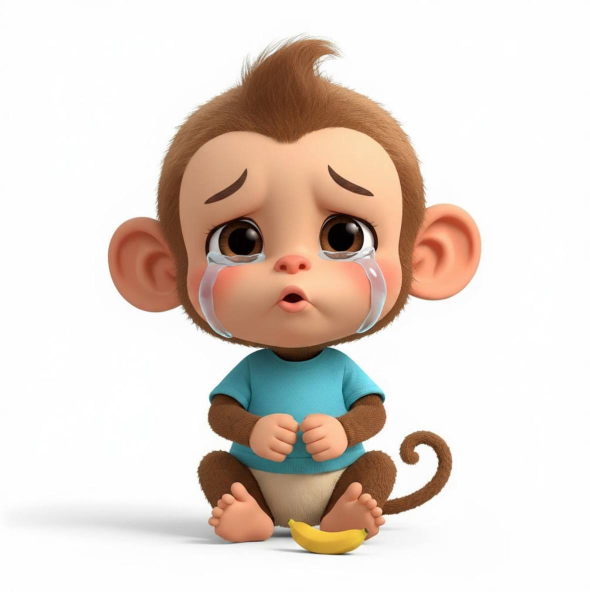
#> input picture characters/img/mimi/crying_sitting.jpg, 1179 x 1184 px (shown at 1/2 size)
$ python cutout.py ../../characters/img/mimi/crying_sitting.jpg ../../characters/img/mimi/happy_sitting.jpg
#> lines starting #> are read from the running program, lines starting #| are printed output that depends on the picture; after the words box and inside, x2 and y2 are one past the last pixel; in counts of white or black regions, pixels touching at a corner belong together
import sys, numpy as np
from PIL import Image, ImageFilter
from collections import deque
src, outdir = sys.argv[1], sys.argv[2]
im = np.asarray(Image.open(src).convert('RGB')).astype(np.int16)
H, W, _ = im.shape
#> H = 1184; W = 1179
mn = im.min(2); mx = im.max(2)
#> after `mn = im.min(2)`:
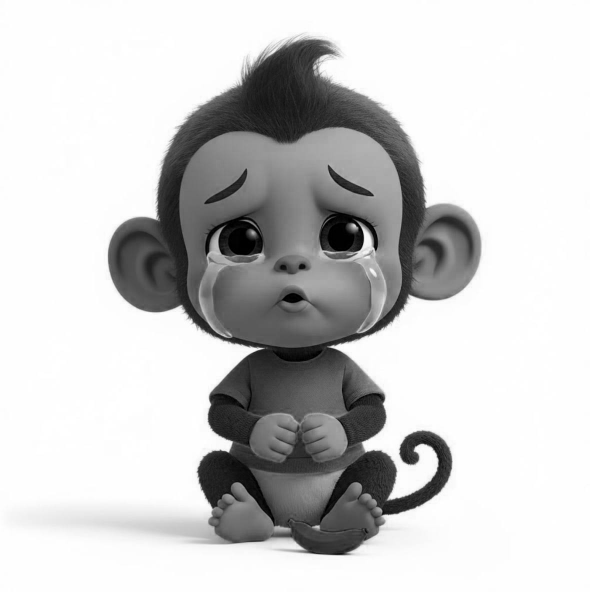
#> mn: shape (1184, 1179) int16 (shown at 1/2 size); min 0, max 255, mean 202.5
#> after `mx = im.max(2)`:
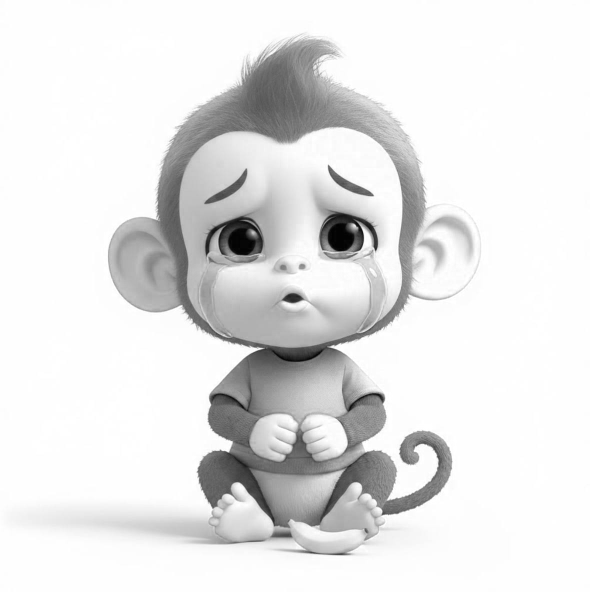
#> mx: shape (1184, 1179) int16 (shown at 1/2 size); min 0, max 255, mean 228.4
bgl = (mn > 215) & ((mx - mn) < 25)          # white-ish candidate
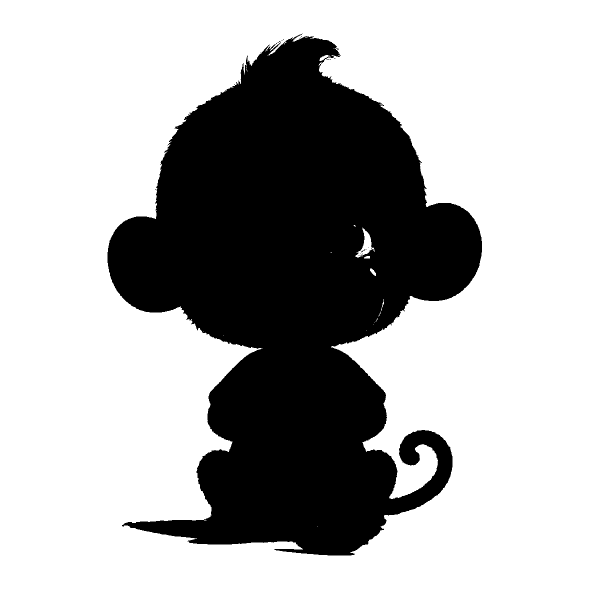
#> bgl: shape (1184, 1179) bool (shown at 1/2 size); 68.4% white; 23 black regions (22 under 20 px), largest, box (x1, y1, x2, y2) and area: (215, 67, 964, 1111) 441063
# label bg-like components (4-connected BFS)
lab = np.zeros((H, W), np.int32); n = 0; info = []
for y in range(H):
    for x in range(W):
        if bgl[y, x] and not lab[y, x]:
            n += 1; q = deque([(y, x)]); lab[y, x] = n; cnt = 0; border = False
            while q:
                cy, cx = q.popleft(); cnt += 1
                if cy in (0, H-1) or cx in (0, W-1): border = True
                for dy, dx in ((1,0),(-1,0),(0,1),(0,-1)):
                    ny, nx = cy+dy, cx+dx
                    if 0 <= ny < H and 0 <= nx < W and bgl[ny, nx] and not lab[ny, nx]:
                        lab[ny, nx] = n; q.append((ny, nx))
            info.append((n, cnt, border, cy))
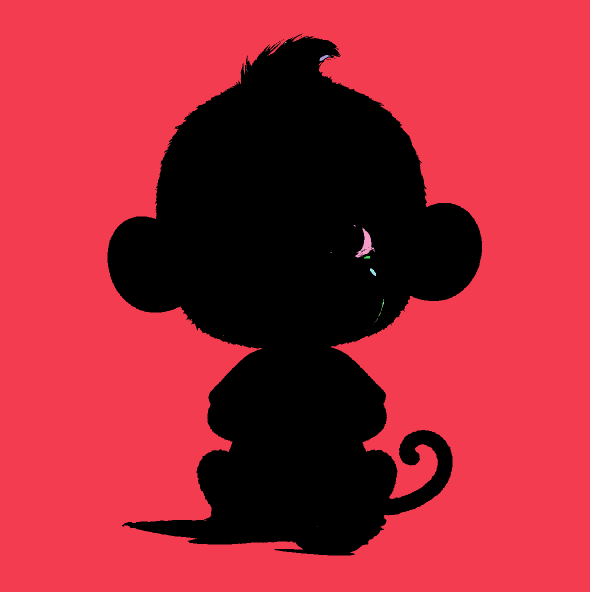
#> lab: shape (1184, 1179) int32 (shown at 1/2 size); 45 distinct labels, from 0 to 44; one colour per label, 0 black
#> after the loop, n = 44
bg = np.zeros((H, W), bool)
for k, cnt, border, cy in info:
    if border or cnt > 350 or (cnt > 15 and cy > 300):          # enclosed holes bigger than an eye
        bg |= lab == k
#> bg: shape (1184, 1179) bool; 68.4% white; 23 black regions (22 under 20 px), largest, box (x1, y1, x2, y2) and area: (215, 67, 964, 1111) 441256
alpha = np.where(bg, 0, 255).astype(np.uint8)
a = Image.fromarray(alpha).filter(ImageFilter.MinFilter(3)).filter(ImageFilter.GaussianBlur(0.8))
rgba = Image.fromarray(im.astype(np.uint8)).convert('RGBA'); rgba.putalpha(a)
A = np.asarray(a) > 20
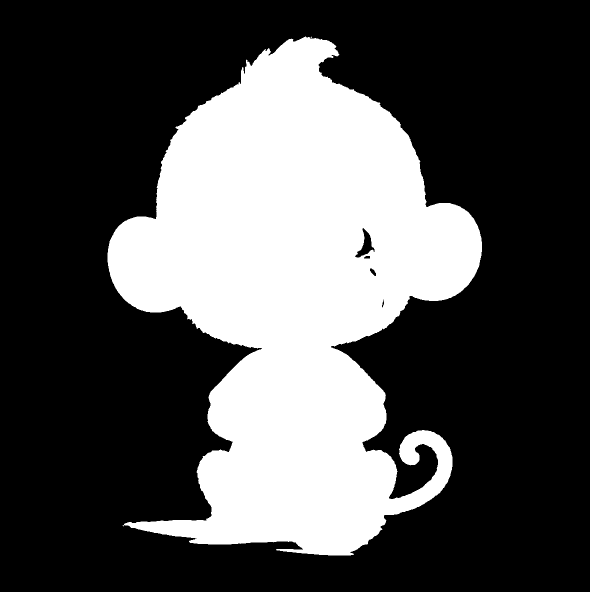
#> A: shape (1184, 1179) bool (shown at 1/2 size); 31.5% white; 3 white regions (2 under 20 px), largest, box (x1, y1, x2, y2) and area: (215, 73, 964, 1111) 439573
cols = np.where(A.any(0))[0]
#> cols = 749 values from 215 to 963
# split into poses by column gaps
groups = []; start = cols[0]; prev = cols[0]
#> after `start = cols[0]`: start = 215
#> after `prev = cols[0]`: prev = 215
for c in cols[1:]:
    if c - prev > 1: groups.append((start, prev)); start = c
    prev = c
#> after the loop, groups = []
groups.append((start, prev))
rows = np.where(A.any(1))[0]; top, bot = rows[0], rows[-1]
#> after `rows = np.where(A.any(1))[0]`: rows = 1038 values from 73 to 1110
#> after `top, bot = (rows[0], rows[-1])`: top = 73; bot = 1110
print('groups', groups, 'rows', top, bot)
#| groups [(215, 963)] rows 73 1110
for i, (x0, x1) in enumerate(groups):
    sub = A[:, x0:x1+1]; r = np.where(sub.any(1))[0]
    print(i, x0, x1, r[0], r[-1])
    one = rgba.copy(); al = np.asarray(one.getchannel('A')).copy()
    al[:, :x0] = 0; al[:, x1+1:] = 0; one.putalpha(Image.fromarray(al))
    one.crop((x0-6, top-6, x1+7, bot+7)).save(f'{outdir}/pose{i}.png')
#> this loop made 1 pass
#> (x0, x1) on pass 1: (215, 963)
#| 0 215 963 73 1110
#> pass 1, `sub = A[:, x0:x1 + 1]`:
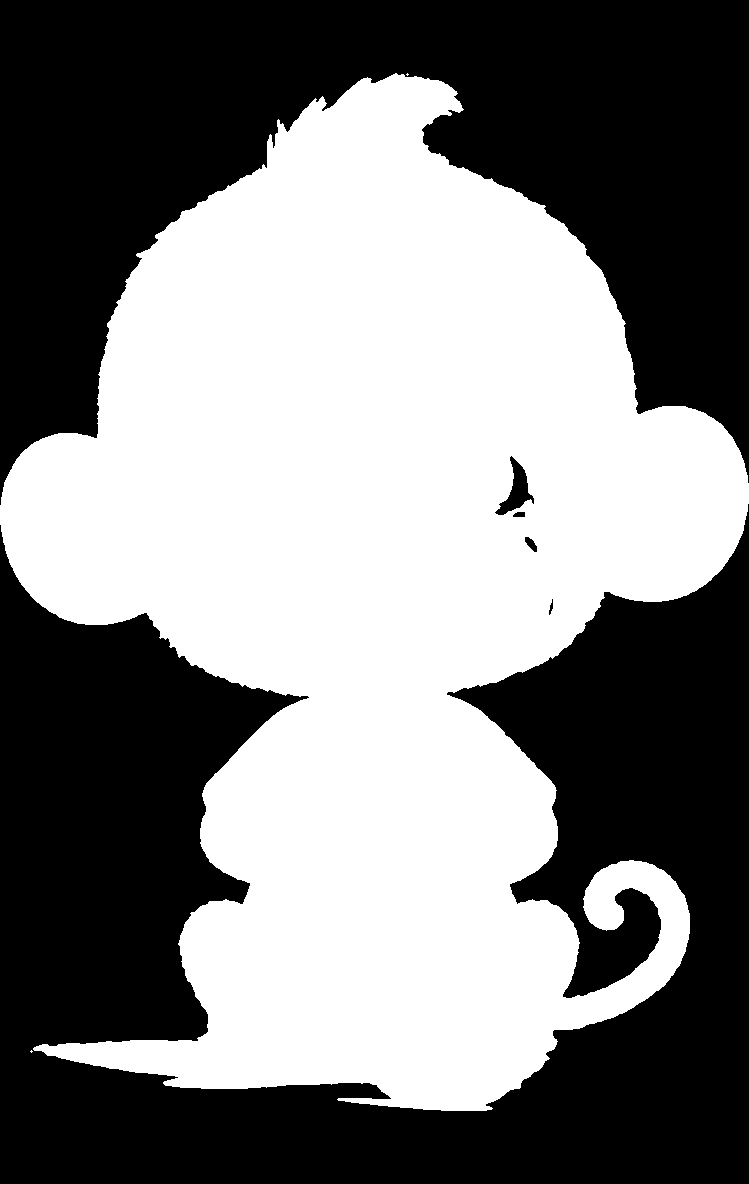
#> sub: shape (1184, 749) bool; 49.6% white; 3 white regions (2 under 20 px), largest, box (x1, y1, x2, y2) and area: (0, 73, 749, 1111) 439573
#> pass 1, `one.crop((x0-6, top-6, x1+7, bot+7)).save(f'{outdir}/pose{i}.png')`:
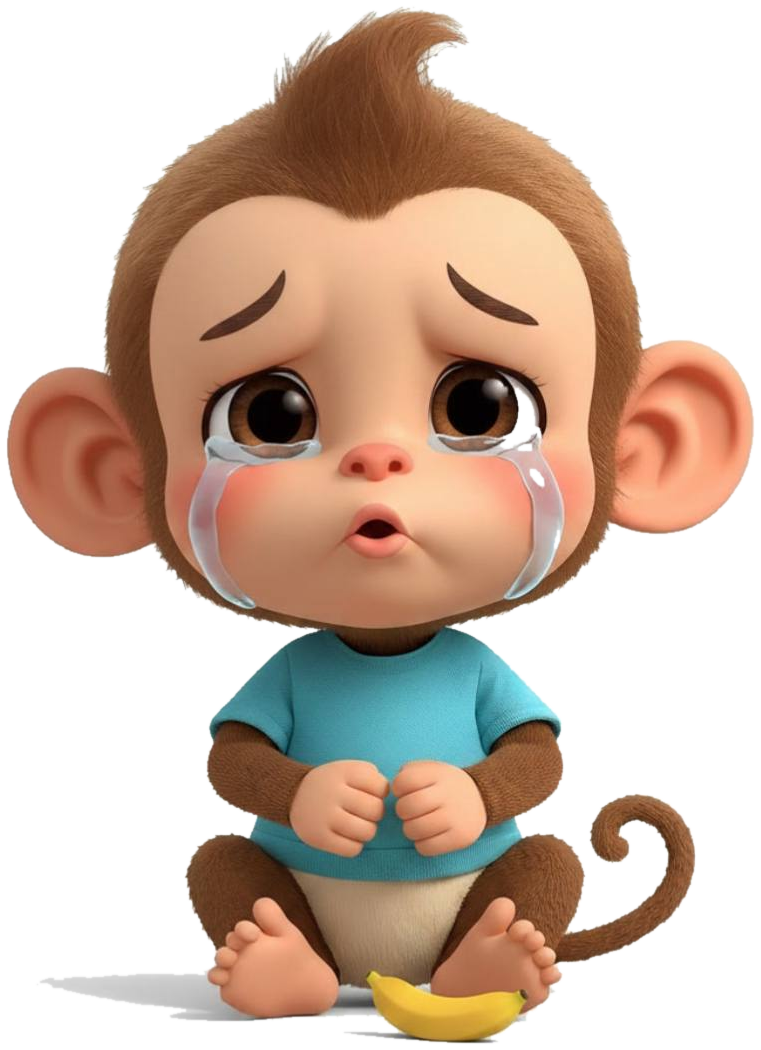
#> saved as pose0.png: PIL image 761x1050 RGBA; mean R, G, B, A 205.4, 183.4, 168.4, 138.5; transparent parts drawn white
